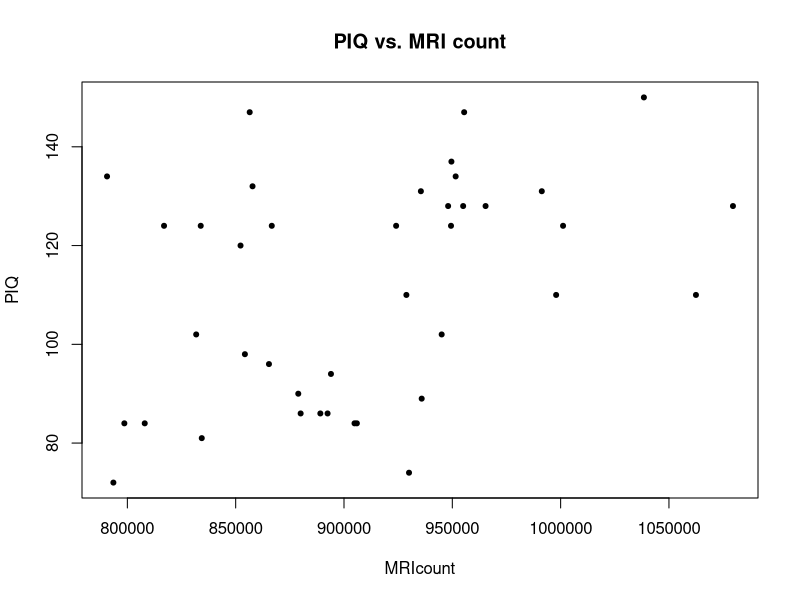

This figure's R source:
## ---- chunk 1

## Loading in the Brain data set
brain = read.table("BrainData.csv",header=T);

## Creating an indicator for high-IQ (value = 1)
highIQ <- ifelse(brain$FSIQ >= 130, 1, 0)

## Creating an indicator for low-IQ (value = 0)
lowIQ <- ifelse(brain$FSIQ <= 103, 0, 1)

## Returning subsets of data frames which are highIQ
sub_high <- subset(brain, highIQ == 1)

## Returning subsets of data frames which are lowIQ
sub_low <- subset(brain, lowIQ == 0)

# Testing equality of mean of MRIcount in highIQ students and lowIQ students.
t.test(sub_high$MRIcount, sub_low$MRIcount);

## ---- chunk 2

## Q2: correlation analysis
# cor.test() : missing value is suppressed, default setting: 
# - find correlation between MRI count and 3 IQ variables 

################## FSIQ Analysis #######################

## Getting a single correlation value FSIQ vs Full Data
cor(brain[,2], brain[,7], use = "pairwise.complete")
## Correlation Test for FSIQ vs Full Data
cor.test(brain[,2], brain[,7])

## Getting a single correlation value FSIQ vs High-IQ group
cor(sub_high[,2], sub_high[,7], use = "pairwise.complete")
## Correlation Test for FSIQ vs High-IQ group
cor.test(sub_high[,2], sub_high[,7])

## Getting a single correlation value FSIQ vs Low-IQ group
cor(sub_low[,2], sub_low[,7], use = "pairwise.complete")
## Correlation Test for FSIQ vs Low-IQ group
cor.test(sub_low[,2], sub_low[,7])

################## VIQ Analysis ########################

## Getting a single correlation value VIQ vs Full Data
cor(brain[,3], brain[,7], use = "pairwise.complete")
## Correlation Test for VIQ vs Full Data
cor.test(brain[,3], brain[,7])

## Getting a single correlation value VIQ vs High-IQ group
cor(sub_high[,3], sub_high[,7], use = "pairwise.complete")
## Correlation Test for VIQ vs High-IQ group
cor.test(sub_high[,3], sub_high[,7])

## Getting a single correlation value VIQ vs Low-IQ group
cor(sub_low[,3], sub_low[,7], use = "pairwise.complete")
## Correlation Test for VIQ vs Low-IQ group
cor.test(sub_low[,3], sub_low[,7])

################## PIQ Analysis #########################

## Getting a single correlation value PIQ vs Full Data
cor(brain[,4], brain[,7], use = "pairwise.complete")
## Correlation Test for PIQ vs Full Data
cor.test(brain[,4], brain[,7])

## Getting a single correlation value PIQ vs High-IQ group
cor(sub_high[,4], sub_high[,7], use = "pairwise.complete")
## Correlation Test for PIQ vs Full Data
cor.test(sub_high[,4], sub_high[,7])

## Getting a single correlation value PIQ vs Low-IQ group
cor(sub_low[,4], sub_low[,7], use = "pairwise.complete")
## Correlation Test for PIQ vs Low-IQ group
cor.test(sub_low[,4], sub_low[,7])

########################################################

## ---- chunk 3
# scatter plot of PIQ versus MRI count
brain = read.table("BrainData.csv",header=T);
#complete the following plot() command to get the scatter plot

plot(brain$MRIcount, brain$PIQ, main="PIQ vs. MRI count", xlab="MRIcount", ylab="PIQ", pch=20, col=9);

## ---- chunk 4

################## R squared #######################

## Getting R squared value for High-IQ groups
lm <- lm(sub_high$PIQ ~ sub_high$MRIcount)
sm <- summary(lm)

lm2 <- lm(sub_low$PIQ ~ sub_low$MRIcount)
sm2 <- summary(lm2)

## ---- chunk 5
options(width=80)
